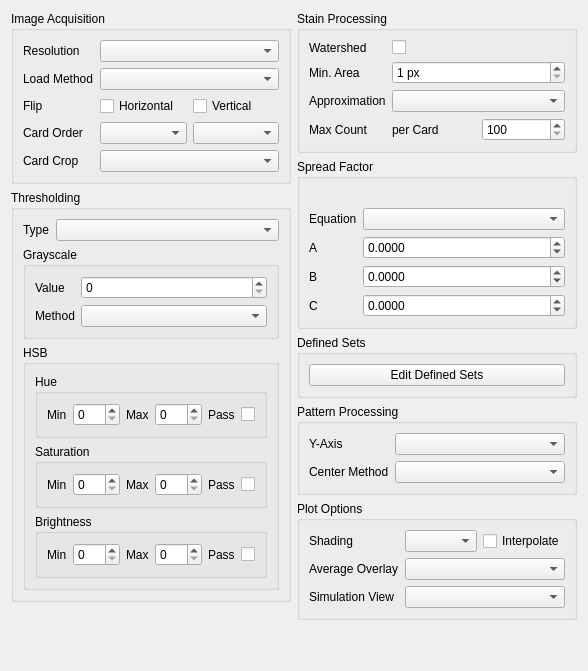
         <widget class="QWidget" name="scrollAreaWidgetContents_cards">
          <layout class="QHBoxLayout" name="hl_cards_scroll">
           <item>
            <layout class="QVBoxLayout" name="vl_cards_left">
             <item>
              <widget class="QGroupBox" name="gb_image_acquisition">
               <property name="title">
                <string>Image Acquisition</string>
               </property>
               <layout class="QFormLayout">
                <item row="0" column="0">
                 <widget class="QLabel" name="lbl_image_dpi">
                  <property name="text">
                   <string>Resolution</string>
                  </property>
                 </widget>
                </item>
                <item row="0" column="1">
                 <widget class="QComboBox" name="cbb_image_dpi"/>
                </item>
                <item row="1" column="0">
                 <widget class="QLabel" name="lbl_image_load_method">
                  <property name="text">
                   <string>Load Method</string>
                  </property>
                 </widget>
                </item>
                <item row="1" column="1">
                 <widget class="QComboBox" name="cbb_image_load_method"/>
                </item>
                <item row="2" column="0">
                 <widget class="QLabel" name="lbl_flip">
                  <property name="text">
                   <string>Flip</string>
                  </property>
                 </widget>
                </item>
                <item row="2" column="1">
                 <layout class="QHBoxLayout" name="hl_flip">
                  <item>
                   <widget class="QCheckBox" name="cb_flip_x">
                    <property name="text">
                     <string>Horizontal</string>
                    </property>
                   </widget>
                  </item>
                  <item>
                   <widget class="QCheckBox" name="cb_flip_y">
                    <property name="text">
                     <string>Vertical</string>
                    </property>
                   </widget>
                  </item>
                 </layout>
                </item>
                <item row="3" column="0">
                 <widget class="QLabel" name="lbl_roi_order">
                  <property name="text">
                   <string>Card Order</string>
                  </property>
                 </widget>
                </item>
                <item row="3" column="1">
                 <layout class="QHBoxLayout" name="hl_roi_order">
                  <item>
                   <widget class="QComboBox" name="cbb_roi_order"/>
                  </item>
                  <item>
                   <widget class="QComboBox" name="cbb_roi_orientation"/>
                  </item>
                 </layout>
                </item>
                <item row="4" column="0">
                 <widget class="QLabel" name="lbl_roi_scale">
                  <property name="text">
                   <string>Card Crop</string>
                  </property>
                 </widget>
                </item>
                <item row="4" column="1">
                 <widget class="QComboBox" name="cbb_roi_scale"/>
                </item>
               </layout>
              </widget>
             </item>
             <item>
              <widget class="QGroupBox" name="gb_thresholding">
               <property name="title">
                <string>Thresholding</string>
               </property>
               <layout class="QVBoxLayout">
                <item>
                 <layout class="QFormLayout">
                  <item row="0" column="0">
                   <widget class="QLabel" name="lbl_threshold_type">
                    <property name="text">
                     <string>Type</string>
                    </property>
                   </widget>
                  </item>
                  <item row="0" column="1">
                   <widget class="QComboBox" name="cbb_threshold_type"/>
                  </item>
                 </layout>
                </item>
                <item>
                 <widget class="QGroupBox" name="gb_grayscale">
                  <property name="title">
                   <string>Grayscale</string>
                  </property>
                  <layout class="QFormLayout">
                   <item row="0" column="0">
                    <widget class="QLabel" name="lbl_threshold_grayscale">
                     <property name="text">
                      <string>Value</string>
                     </property>
                    </widget>
                   </item>
                   <item row="0" column="1">
                    <widget class="QSpinBox" name="sb_threshold_grayscale">
                     <property name="maximum">
                      <number>255</number>
                     </property>
                    </widget>
                   </item>
                   <item row="1" column="0">
                    <widget class="QLabel" name="lbl_threshold_grayscale_method">
                     <property name="text">
                      <string>Method</string>
                     </property>
                    </widget>
                   </item>
                   <item row="1" column="1">
                    <widget class="QComboBox" name="cbb_threshold_grayscale_method"/>
                   </item>
                  </layout>
                 </widget>
                </item>
                <item>
                 <widget class="QGroupBox" name="gb_hsb">
                  <property name="title">
                   <string>HSB</string>
                  </property>
                  <layout class="QVBoxLayout">
                   <item>
                    <widget class="QGroupBox" name="gb_hsb_hue">
                     <property name="title">
                      <string>Hue</string>
                     </property>
                     <layout class="QHBoxLayout">
                      <item>
                       <widget class="QLabel" name="lbl_hsb_hue_min">
                        <property name="text">
                         <string>Min</string>
                        </property>
                       </widget>
                      </item>
                      <item>
                       <widget class="QSpinBox" name="sb_hsb_hue_min">
                        <property name="maximum">
                         <number>255</number>
                        </property>
                       </widget>
                      </item>
                      <item>
                       <widget class="QLabel" name="lbl_hsb_hue_max">
                        <property name="text">
                         <string>Max</string>
                        </property>
                       </widget>
                      </item>
                      <item>
                       <widget class="QSpinBox" name="sb_hsb_hue_max">
                        <property name="maximum">
                         <number>255</number>
                        </property>
                       </widget>
                      </item>
                      <item>
                       <widget class="QLabel" name="lbl_hsb_hue_pass">
                        <property name="text">
                         <string>Pass</string>
                        </property>
                       </widget>
                      </item>
                      <item>
                       <widget class="QCheckBox" name="cb_hsb_hue_pass">
                        <property name="text">
                         <string/>
                        </property>
                       </widget>
                      </item>
                     </layout>
                    </widget>
                   </item>
                   <item>
                    <widget class="QGroupBox" name="gb_hsb_saturation">
                     <property name="title">
                      <string>Saturation</string>
                     </property>
                     <layout class="QHBoxLayout">
                      <item>
                       <widget class="QLabel" name="lbl_hsb_sat_min">
                        <property name="text">
                         <string>Min</string>
                        </property>
                       </widget>
                      </item>
                      <item>
                       <widget class="QSpinBox" name="sb_hsb_sat_min">
                        <property name="maximum">
                         <number>255</number>
                        </property>
                       </widget>
                      </item>
                      <item>
                       <widget class="QLabel" name="lbl_hsb_sat_max">
                        <property name="text">
                         <string>Max</string>
                        </property>
                       </widget>
                      </item>
                      <item>
                       <widget class="QSpinBox" name="sb_hsb_sat_max">
                        <property name="maximum">
                         <number>255</number>
                        </property>
                       </widget>
                      </item>
                      <item>
                       <widget class="QLabel" name="lbl_hsb_sat_pass">
                        <property name="text">
                         <string>Pass</string>
                        </property>
                       </widget>
                      </item>
                      <item>
                       <widget class="QCheckBox" name="cb_hsb_sat_pass">
                        <property name="text">
                         <string/>
                        </property>
                       </widget>
                      </item>
                     </layout>
                    </widget>
                   </item>
                   <item>
                    <widget class="QGroupBox" name="gb_hsb_brightness">
                     <property name="title">
                      <string>Brightness</string>
                     </property>
                     <layout class="QHBoxLayout">
                      <item>
                       <widget class="QLabel" name="lbl_hsb_brightness_min">
                        <property name="text">
                         <string>Min</string>
                        </property>
                       </widget>
                      </item>
                      <item>
                       <widget class="QSpinBox" name="sb_hsb_brightness_min">
                        <property name="maximum">
                         <number>255</number>
                        </property>
                       </widget>
                      </item>
                      <item>
                       <widget class="QLabel" name="lbl_hsb_brightness_max">
                        <property name="text">
                         <string>Max</string>
                        </property>
                       </widget>
                      </item>
                      <item>
                       <widget class="QSpinBox" name="sb_hsb_brightness_max">
                        <property name="maximum">
                         <number>255</number>
                        </property>
                       </widget>
                      </item>
                      <item>
                       <widget class="QLabel" name="lbl_hsb_brightness_pass">
                        <property name="text">
                         <string>Pass</string>
                        </property>
                       </widget>
                      </item>
                      <item>
                       <widget class="QCheckBox" name="cb_hsb_brightness_pass">
                        <property name="text">
                         <string/>
                        </property>
                       </widget>
                      </item>
                     </layout>
                    </widget>
                   </item>
                  </layout>
                 </widget>
                </item>
               </layout>
              </widget>
             </item>
             <item>
              <spacer name="vs_cards_left">
               <property name="orientation">
                <enum>Qt::Vertical</enum>
               </property>
               <property name="sizeHint" stdset="0">
                <size>
                 <width>20</width>
                 <height>40</height>
                </size>
               </property>
              </spacer>
             </item>
            </layout>
           </item>
           <item>
            <layout class="QVBoxLayout" name="vl_cards_right">
             <item>
              <widget class="QGroupBox" name="gb_processing">
               <property name="title">
                <string>Stain Processing</string>
               </property>
               <layout class="QFormLayout">
                <item row="0" column="0">
                 <widget class="QLabel" name="lbl_watershed">
                  <property name="text">
                   <string>Watershed</string>
                  </property>
                 </widget>
                </item>
                <item row="0" column="1">
                 <widget class="QCheckBox" name="cb_watershed">
                  <property name="text">
                   <string/>
                  </property>
                 </widget>
                </item>
                <item row="1" column="0">
                 <widget class="QLabel" name="lbl_min_stain_area">
                  <property name="text">
                   <string>Min. Area</string>
                  </property>
                 </widget>
                </item>
                <item row="1" column="1">
                 <widget class="QSpinBox" name="sb_min_stain_area">
                  <property name="suffix">
                   <string> px</string>
                  </property>
                  <property name="minimum">
                   <number>1</number>
                  </property>
                  <property name="maximum">
                   <number>9999</number>
                  </property>
                 </widget>
                </item>
                <item row="2" column="0">
                 <widget class="QLabel" name="lbl_stain_approximation">
                  <property name="text">
                   <string>Approximation</string>
                  </property>
                 </widget>
                </item>
                <item row="2" column="1">
                 <widget class="QComboBox" name="cbb_stain_approximation"/>
                </item>
                <item row="3" column="0">
                 <widget class="QLabel" name="lbl_max_stain_count">
                  <property name="text">
                   <string>Max Count</string>
                  </property>
                 </widget>
                </item>
                <item row="3" column="1">
                 <layout class="QHBoxLayout" name="hl_max_stain_count">
                  <item>
                   <widget class="QLabel" name="lbl_max_stain_count_per_card">
                    <property name="text">
                     <string>per Card</string>
                    </property>
                   </widget>
                  </item>
                  <item>
                   <widget class="QSpinBox" name="sb_max_stain_count">
                    <property name="minimum">
                     <number>100</number>
                    </property>
                    <property name="maximum">
                     <number>99999</number>
                    </property>
                   </widget>
                  </item>
                 </layout>
                </item>
               </layout>
              </widget>
             </item>
             <item>
              <widget class="QGroupBox" name="gb_spread_factors">
               <property name="title">
                <string>Spread Factor</string>
               </property>
               <layout class="QVBoxLayout">
                <item>
                 <widget class="QLabel" name="lbl_spread_equation_value">
                  <property name="text">
                   <string/>
                  </property>
                  <property name="alignment">
                   <set>Qt::AlignmentFlag::AlignCenter</set>
                  </property>
                  <property name="wordWrap">
                   <bool>true</bool>
                  </property>
                 </widget>
                </item>
                <item>
                 <layout class="QFormLayout">
                  <item row="0" column="0">
                   <widget class="QLabel" name="lbl_spread_equation">
                    <property name="text">
                     <string>Equation</string>
                    </property>
                   </widget>
                  </item>
                  <item row="0" column="1">
                   <widget class="QComboBox" name="cbb_spread_equation"/>
                  </item>
                  <item row="1" column="0">
                   <widget class="QLabel" name="lbl_spread_a">
                    <property name="text">
                     <string>A</string>
                    </property>
                   </widget>
                  </item>
                  <item row="1" column="1">
                   <widget class="QDoubleSpinBox" name="dsb_spread_a">
                    <property name="decimals">
                     <number>4</number>
                    </property>
                    <property name="minimum">
                     <double>-999.999900000000000</double>
                    </property>
                    <property name="maximum">
                     <double>999.999900000000000</double>
                    </property>
                    <property name="singleStep">
                     <double>0.000100000000000</double>
                    </property>
                   </widget>
                  </item>
                  <item row="2" column="0">
                   <widget class="QLabel" name="lbl_spread_b">
                    <property name="text">
                     <string>B</string>
                    </property>
                   </widget>
                  </item>
                  <item row="2" column="1">
                   <widget class="QDoubleSpinBox" name="dsb_spread_b">
                    <property name="decimals">
                     <number>4</number>
                    </property>
                    <property name="minimum">
                     <double>-999.999900000000000</double>
                    </property>
                    <property name="maximum">
                     <double>999.999900000000000</double>
                    </property>
                    <property name="singleStep">
                     <double>0.000100000000000</double>
                    </property>
                   </widget>
                  </item>
                  <item row="3" column="0">
                   <widget class="QLabel" name="lbl_spread_c">
                    <property name="text">
                     <string>C</string>
                    </property>
                   </widget>
                  </item>
                  <item row="3" column="1">
                   <widget class="QDoubleSpinBox" name="dsb_spread_c">
                    <property name="decimals">
                     <number>4</number>
                    </property>
                    <property name="minimum">
                     <double>-999.999900000000000</double>
                    </property>
                    <property name="maximum">
                     <double>999.999900000000000</double>
                    </property>
                    <property name="singleStep">
                     <double>0.000100000000000</double>
                    </property>
                   </widget>
                  </item>
                 </layout>
                </item>
               </layout>
              </widget>
             </item>
             <item>
              <widget class="QGroupBox" name="gb_defined_sets">
               <property name="title">
                <string>Defined Sets</string>
               </property>
               <layout class="QVBoxLayout">
                <item>
                 <widget class="QPushButton" name="btn_defined_sets">
                  <property name="text">
                   <string>Edit Defined Sets</string>
                  </property>
                 </widget>
                </item>
               </layout>
              </widget>
             </item>
             <item>
              <widget class="QGroupBox" name="gb_card_pattern_processing">
               <property name="title">
                <string>Pattern Processing</string>
               </property>
               <layout class="QFormLayout">
                <item row="0" column="0">
                 <widget class="QLabel" name="lbl_card_plot_y_axis">
                  <property name="text">
                   <string>Y-Axis</string>
                  </property>
                 </widget>
                </item>
                <item row="0" column="1">
                 <widget class="QComboBox" name="cbb_card_plot_y_axis"/>
                </item>
                <item row="1" column="0">
                 <widget class="QLabel" name="lbl_center_method_card">
                  <property name="text">
                   <string>Center Method</string>
                  </property>
                 </widget>
                </item>
                <item row="1" column="1">
                 <widget class="QComboBox" name="cbb_center_method_card"/>
                </item>
               </layout>
              </widget>
             </item>
             <item>
              <widget class="QGroupBox" name="gb_card_plot">
               <property name="title">
                <string>Plot Options</string>
               </property>
               <layout class="QFormLayout">
                <item row="0" column="0">
                 <widget class="QLabel" name="lbl_card_shading">
                  <property name="text">
                   <string>Shading</string>
                  </property>
                 </widget>
                </item>
                <item row="0" column="1">
                 <layout class="QHBoxLayout" name="hl_card_shading">
                  <item>
                   <widget class="QComboBox" name="cbb_card_shading"/>
                  </item>
                  <item>
                   <widget class="QCheckBox" name="cb_card_shading_interpolate">
                    <property name="text">
                     <string>Interpolate</string>
                    </property>
                   </widget>
                  </item>
                 </layout>
                </item>
                <item row="1" column="0">
                 <widget class="QLabel" name="lbl_card_dash_overlay">
                  <property name="text">
                   <string>Average Overlay</string>
                  </property>
                 </widget>
                </item>
                <item row="1" column="1">
                 <widget class="QComboBox" name="cbb_card_dash_overlay"/>
                </item>
                <item row="2" column="0">
                 <widget class="QLabel" name="lbl_card_simulation_view">
                  <property name="text">
                   <string>Simulation View</string>
                  </property>
                 </widget>
                </item>
                <item row="2" column="1">
                 <widget class="QComboBox" name="cbb_card_simulation_view"/>
                </item>
               </layout>
              </widget>
             </item>
             <item>
              <spacer name="vs_cards_right">
               <property name="orientation">
                <enum>Qt::Vertical</enum>
               </property>
               <property name="sizeHint" stdset="0">
                <size>
                 <width>20</width>
                 <height>40</height>
                </size>
               </property>
              </spacer>
             </item>
            </layout>
           </item>
          </layout>
         </widget>
